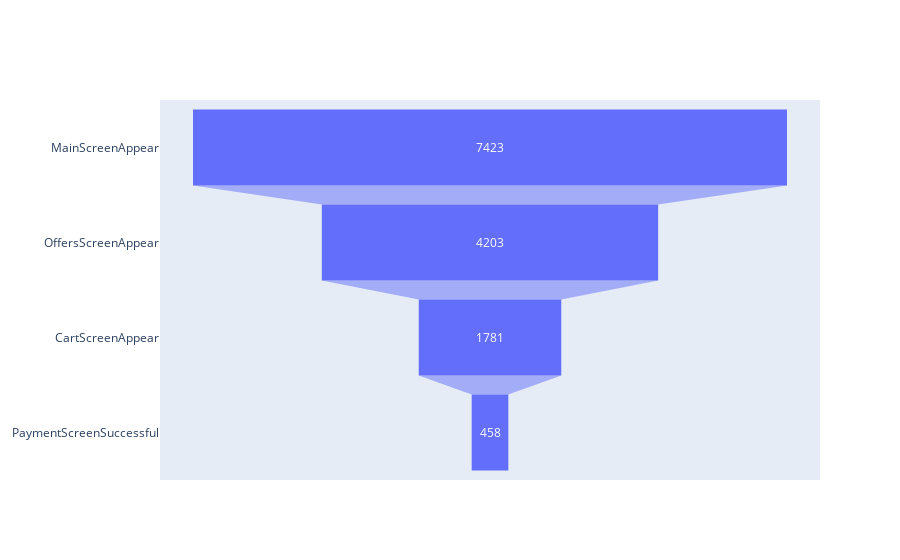

The notebook cell this image was saved under:
### Code cell
fig = go.Figure(go.Funnel(
    y = ["MainScreenAppear","OffersScreenAppear", "CartScreenAppear", "PaymentScreenSuccessful"],
    x = [n_main_screen, n_offer_screen,  n_cart_screen, n_payment_screen]
    ))
fig.show()

### Figure 1 — Plotly figure (JSON) as saved in the notebook; plotly's stock layout.template omitted (floating-point values rounded to 4 significant figures)
{"data": [{"type": "funnel", "x": [7423, 4203, 1781, 458], "y": ["MainScreenAppear", "OffersScreenAppear", "CartScreenAppear", "PaymentScreenSuccessful"]}], "layout": {}}
